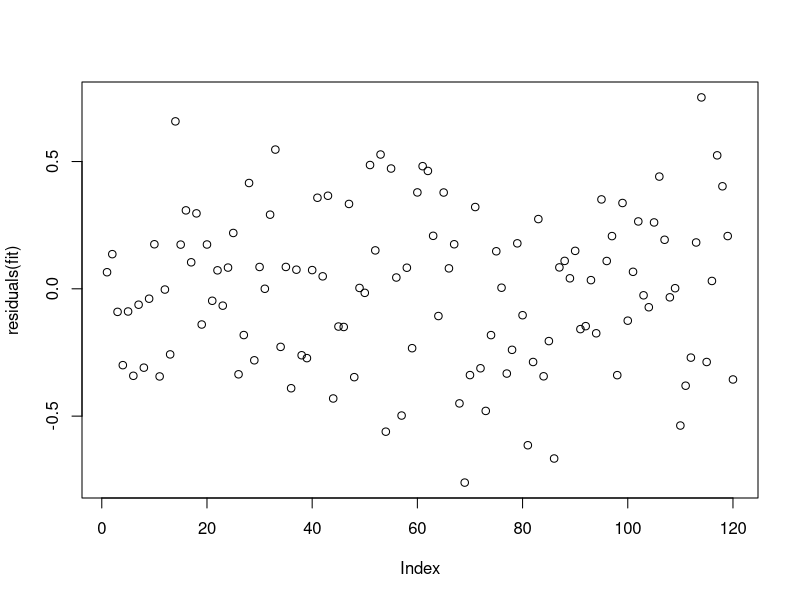
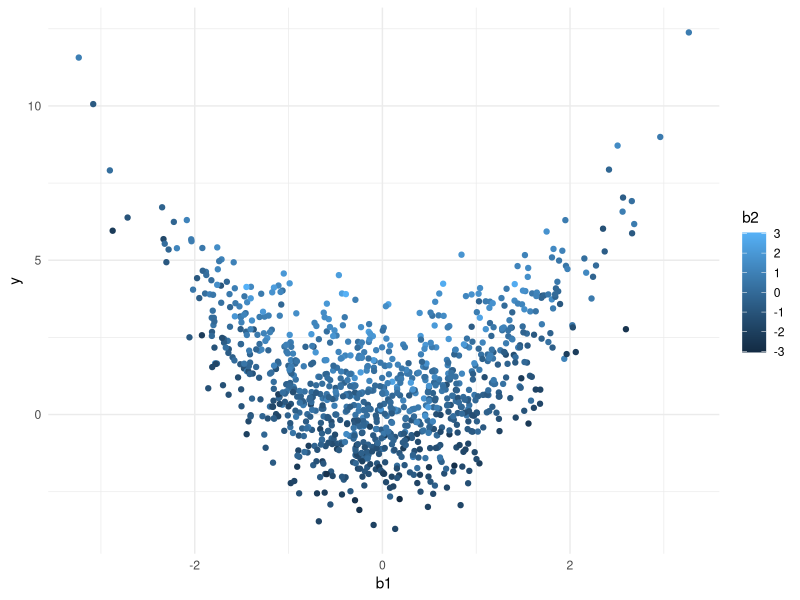
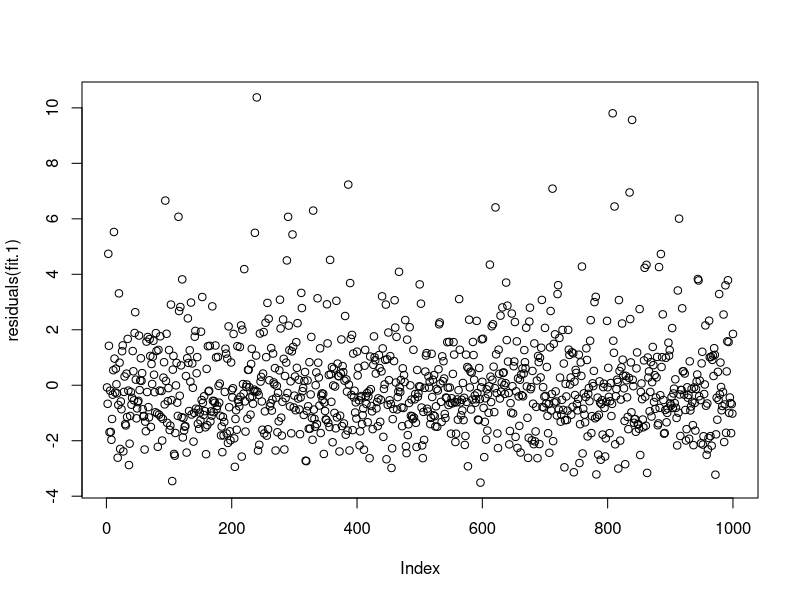
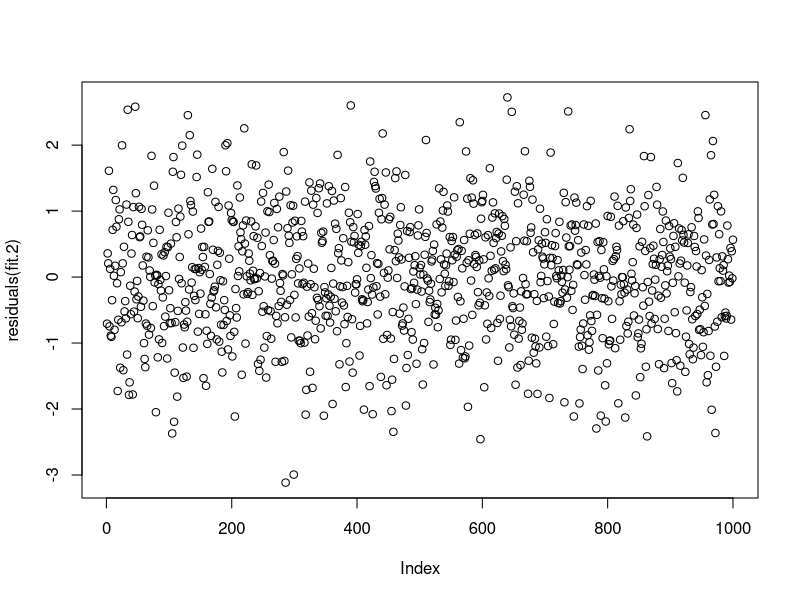
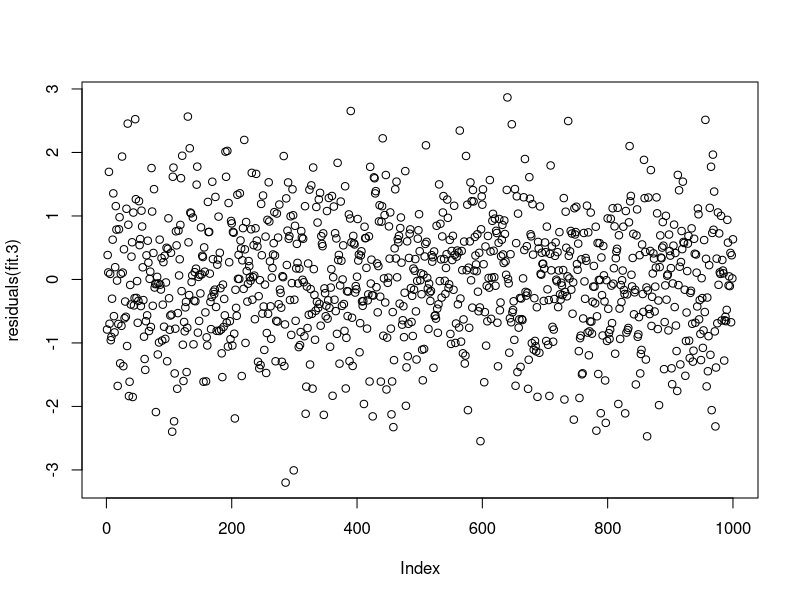

R code for these plots, in order:
## ---- chunk 1
library(tidyverse)

#install.packages(glmnet)
# Comment this line out if you are playing with this code and don't want to run the last section
library(glmnet)

set.seed(1)

theme_set(theme_minimal())
## ---- chunk 2
# an id makes it easier to check your operations
iris = iris %>% mutate(id = row_number()) %>% select(id, everything())

head(iris)
## ---- chunk 3
holdout_random = iris %>% 
  sample_frac(0.2)

train_random = setdiff(iris, holdout_random)

head(holdout_random)
## ---- chunk 4
holdout_grouped = iris %>% 
  group_by(Species) %>% 
  sample_frac(0.2)

train_grouped = setdiff(iris, holdout_grouped)

count(holdout_grouped, Species)
## ---- chunk 5
holdout_timeseries = iris %>% 
  group_by(Species) %>% 
  top_frac(0.2, wt = id) 

train_timeseries = setdiff(iris, holdout_timeseries)

head(holdout_timeseries)
## ---- chunk 6
fit = lm(Sepal.Length ~ Sepal.Width + Petal.Length + Petal.Width + Species, data = train_grouped)

summary(fit)
## ---- chunk 7
plot(residuals(fit))
## ---- chunk 8
(train_rmse = sqrt(mean(residuals(fit)^2)))

predictions = predict(fit, holdout_grouped)
valid_residuals = holdout_grouped$Sepal.Length - predictions

(valid_rmse = sqrt(mean(valid_residuals^2)))
## ---- chunk 9
cor(predictions, holdout_grouped$Sepal.Length)
## ---- chunk 10
iris_folded = iris %>% 
  arrange(Species) %>% # necessary to get the right number of folds within each group
  mutate(fold = rep(1:5, 30)) %>%  # 5 folds with n = 30
  group_by(Species) %>%  # Keep the folds balanced across species
  mutate(fold = sample(fold)) # randomize the fold column

count(iris_folded, Species, fold)

head(iris_folded)
## ---- chunk 11
for (fold_number in 1:5) {
  train = iris_folded %>% filter(fold != fold_number)
  valid = iris_folded %>% filter(fold == fold_number)
  
  folded_model = lm(Sepal.Length ~ Sepal.Width + Petal.Length + Petal.Width + Species, data = train)
  
  folded_predictions = predict(folded_model, valid)
  
  r = cor(folded_predictions, valid$Sepal.Length)
  print(r)
}
## ---- chunk 12
# Simulating data with y = b1^2 + b2 + error

b1 = rnorm(1000)
b2 = rnorm(1000)
error = rnorm(1000)

holdout_b1 = rnorm(1000)
holdout_b2 = rnorm(1000)
holdout_error = rnorm(1000)

y = b1^2 + b2 + error
holdout_y = holdout_b1^2 + holdout_b2 + holdout_error

data = data.frame(y=y, b1=b1, b2=b2)
holdout_data = data.frame(y=holdout_y, b1=holdout_b1, b2=holdout_b2)

head(data)
## ---- chunk 13
ggplot(data, aes(x = b1, y = y, color = b2)) +
  geom_point()
## ---- chunk 14
fit.1 = lm(y ~ b1 + b2, data=data)

summary(fit.1)

(rmse_1 = sqrt(mean(fit.1$residuals^2)))
## ---- chunk 15
plot(residuals(fit.1))
## ---- chunk 16
holdout_1_residuals = holdout_y - predict(fit.1, holdout_data)

(rmse_1_holdout = sqrt(mean(holdout_1_residuals^2)))
## ---- chunk 17
fit.2 = lm(y ~ poly(b1, 15) + b2, data=data)

summary(fit.2)

(rmse_2 = sqrt(mean(fit.2$residuals^2)))
## ---- chunk 18
plot(residuals(fit.2))
## ---- chunk 19
holdout_2_residuals = holdout_y - predict(fit.2, holdout_data)

(rmse_2_holdout = sqrt(mean(holdout_2_residuals^2)))
## ---- chunk 20
fit.3 = lm(y ~ poly(b1, 2) + b2, data=data)

summary(fit.3)

(rmse_3 = sqrt(mean(fit.3$residuals^2)))
## ---- chunk 21
plot(residuals(fit.3))
## ---- chunk 22
holdout_3_residuals = holdout_y - predict(fit.3, holdout_data)

(rmse_3_holdout = sqrt(mean(holdout_3_residuals^2)))
## ---- chunk 23
y = data$y

x = as.matrix(data[2:3])

holdout_x = as.matrix(holdout_data[2:3])

# Add additional poly columns to input matrix
for (i in 2:15) {
  x = cbind(x, x[,1] ^ i)
  holdout_x = cbind(holdout_x, holdout_x[,1] ^ i)
}

regularized.fit.2 = glmnet(x, y, family="gaussian", alpha = 1) # alpha = 1 uses lasso

regularized_predictions = predict(regularized.fit.2, s=0.01, holdout_x, type="response")
regularized_residuals = holdout_y - regularized_predictions

(regularized_rmse = sqrt(mean(regularized_residuals^2)))
